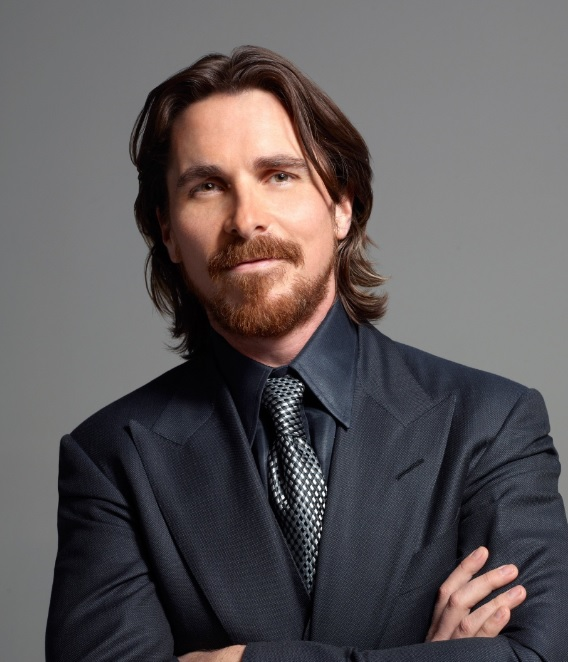
#> input picture haaaar/pict.jpg, 568 x 662 px
$ jupyter execute Untitled1.ipynb
#> lines starting #> are read from the running program, lines starting #| are printed output that depends on the picture; after the words box and inside, x2 and y2 are one past the last pixel; in counts of white or black regions, pixels touching at a corner belong together
[cell 1]
import cv2
import matplotlib.pyplot as plt

font = cv2.FONT_HERSHEY_SIMPLEX

faceCascade = cv2.CascadeClassifier('haarcascade_frontalface_default.xml')

gray = cv2.imread('pict.jpg', 0)
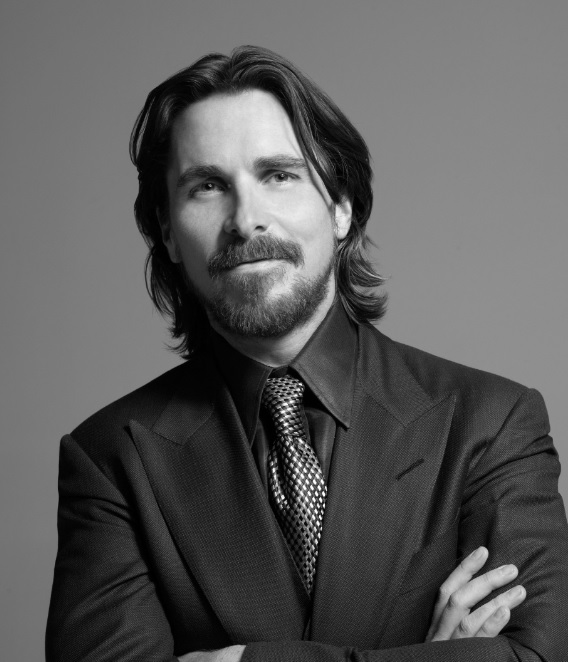
#> gray: shape (662, 568); min 0, max 255, mean 89.7
plt.imshow(gray, cmap='gray')
plt.show()

faces = faceCascade.detectMultiScale(
    gray,
    scaleFactor=1.1,
    minNeighbors=5,
    flags=cv2.CASCADE_SCALE_IMAGE)
#> faces = [[144, 101, 205, 205]]

for (x, y, w, h) in faces:
        cv2.rectangle(gray, (x, y), (x+w, y+h), (255, 255, 255), 5)
#> this loop made 1 pass
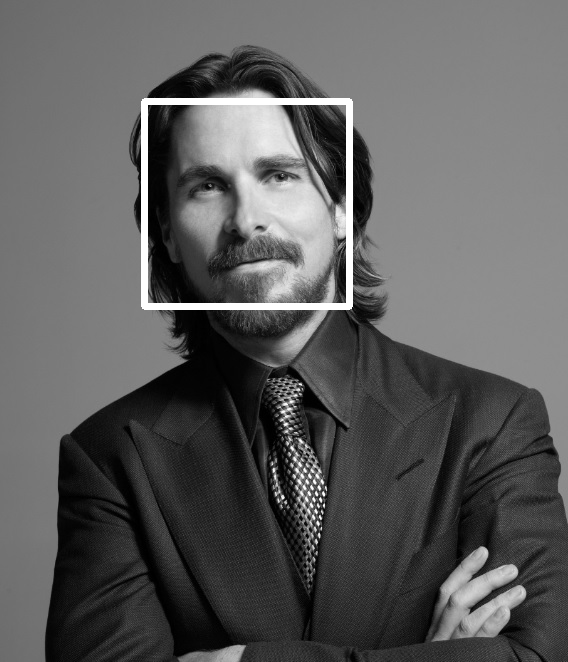
#> gray: shape (662, 568); 1.52% of pixels changed, all inside (x1, y1, x2, y2) = (141, 98, 353, 310)

plt.imshow(gray, cmap='gray')
plt.show()

$ run again, with haaaar/facedetect_webcam_5.png saved as haaaar/pict.jpg
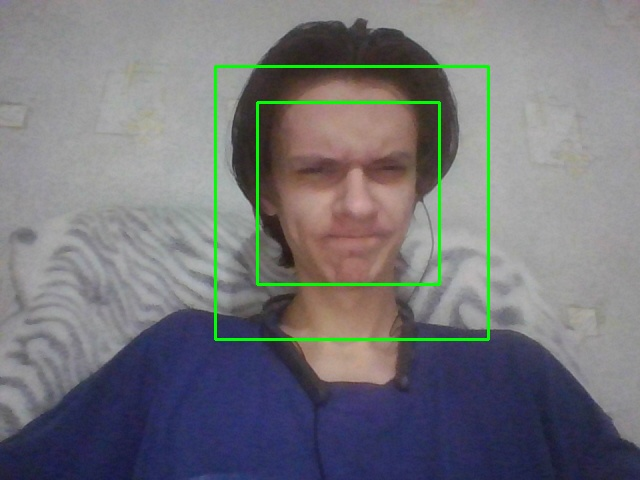
#> input picture haaaar/facedetect_webcam_5.png, 640 x 480 px
#> `gray = cv2.imread('pict.jpg', 0)`:
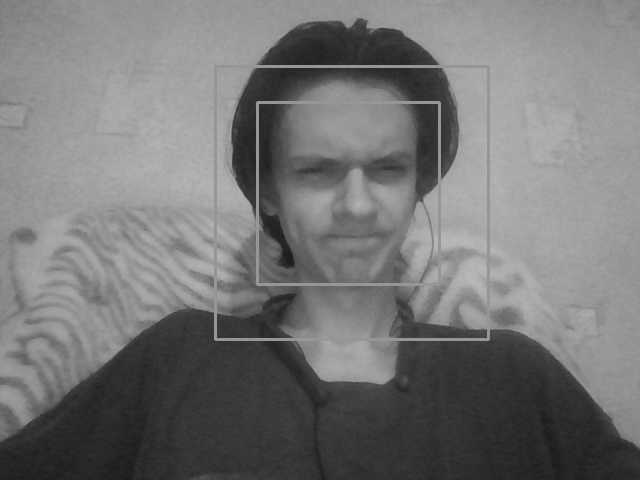
#> gray: shape (480, 640); min 25, max 185, mean 117.3
#> faces = [[252, 95, 201, 201]]
#> the loop `for (x, y, w, h) in faces:` made 1 pass
#> after the loop `for (x, y, w, h) in faces:`:
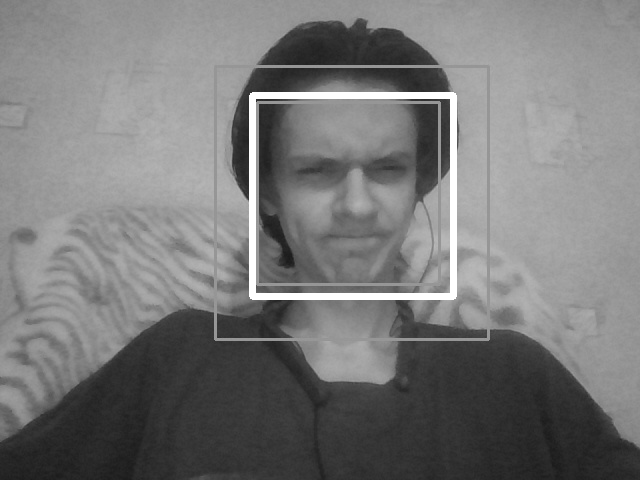
#> gray: shape (480, 640); 1.83% of pixels changed, all inside (x1, y1, x2, y2) = (249, 92, 457, 300)
